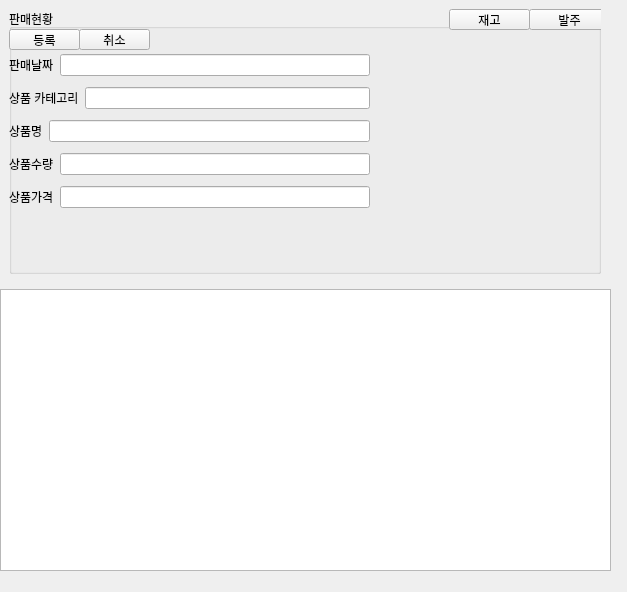
<?xml version="1.0" encoding="UTF-8"?>
<ui version="4.0">
 <class>Form</class>
 <widget class="QWidget" name="Form">
  <property name="geometry">
   <rect>
    <x>0</x>
    <y>0</y>
    <width>627</width>
    <height>592</height>
   </rect>
  </property>
  <property name="windowTitle">
   <string>Form</string>
  </property>
  <widget class="QWidget" name="verticalLayoutWidget">
   <property name="geometry">
    <rect>
     <x>0</x>
     <y>0</y>
     <width>611</width>
     <height>571</height>
    </rect>
   </property>
   <layout class="QVBoxLayout" name="verticalLayout">
    <item>
     <widget class="QWidget" name="widget" native="true">
      <layout class="QHBoxLayout" name="horizontalLayout">
       <item>
        <widget class="QGroupBox" name="groupBox">
         <property name="sizePolicy">
          <sizepolicy hsizetype="MinimumExpanding" vsizetype="Preferred">
           <horstretch>0</horstretch>
           <verstretch>0</verstretch>
          </sizepolicy>
         </property>
         <property name="title">
          <string>판매현황</string>
         </property>
         <widget class="QWidget" name="verticalLayoutWidget_2">
          <property name="geometry">
           <rect>
            <x>0</x>
            <y>40</y>
            <width>361</width>
            <height>164</height>
           </rect>
          </property>
          <layout class="QVBoxLayout" name="verticalLayout_2">
           <item>
            <layout class="QHBoxLayout" name="horizontalLayout_4">
             <item>
              <widget class="QLabel" name="label_prod_number">
               <property name="text">
                <string>판매날짜</string>
               </property>
              </widget>
             </item>
             <item>
              <widget class="QLineEdit" name="cell_date">
               <property name="inputMask">
                <string/>
               </property>
               <property name="text">
                <string/>
               </property>
              </widget>
             </item>
            </layout>
           </item>
           <item>
            <layout class="QHBoxLayout" name="horizontalLayout_5">
             <item>
              <widget class="QLabel" name="label_prod_category">
               <property name="text">
                <string>상품 카테고리</string>
               </property>
              </widget>
             </item>
             <item>
              <widget class="QLineEdit" name="prod_category">
               <property name="inputMask">
                <string/>
               </property>
               <property name="text">
                <string/>
               </property>
              </widget>
             </item>
            </layout>
           </item>
           <item>
            <layout class="QHBoxLayout" name="horizontalLayout_3">
             <item>
              <widget class="QLabel" name="label_prod_name">
               <property name="text">
                <string>상품명</string>
               </property>
              </widget>
             </item>
             <item>
              <widget class="QLineEdit" name="prod_name"/>
             </item>
            </layout>
           </item>
           <item>
            <layout class="QHBoxLayout" name="horizontalLayout_7">
             <item>
              <widget class="QLabel" name="label_prod_price">
               <property name="text">
                <string>상품수량</string>
               </property>
              </widget>
             </item>
             <item>
              <widget class="QLineEdit" name="prod_amount"/>
             </item>
            </layout>
           </item>
           <item>
            <layout class="QHBoxLayout" name="horizontalLayout_6">
             <item>
              <widget class="QLabel" name="label_prod_amount">
               <property name="text">
                <string>상품가격</string>
               </property>
              </widget>
             </item>
             <item>
              <widget class="QLineEdit" name="prod_price">
               <property name="inputMask">
                <string/>
               </property>
               <property name="text">
                <string/>
               </property>
              </widget>
             </item>
            </layout>
           </item>
          </layout>
         </widget>
         <widget class="QPushButton" name="btn_add">
          <property name="geometry">
           <rect>
            <x>0</x>
            <y>20</y>
            <width>71</width>
            <height>21</height>
           </rect>
          </property>
          <property name="sizePolicy">
           <sizepolicy hsizetype="Minimum" vsizetype="MinimumExpanding">
            <horstretch>0</horstretch>
            <verstretch>0</verstretch>
           </sizepolicy>
          </property>
          <property name="text">
           <string>등록</string>
          </property>
         </widget>
         <widget class="QPushButton" name="pushButton_2">
          <property name="geometry">
           <rect>
            <x>440</x>
            <y>0</y>
            <width>81</width>
            <height>21</height>
           </rect>
          </property>
          <property name="sizePolicy">
           <sizepolicy hsizetype="Minimum" vsizetype="MinimumExpanding">
            <horstretch>0</horstretch>
            <verstretch>0</verstretch>
           </sizepolicy>
          </property>
          <property name="text">
           <string>재고</string>
          </property>
         </widget>
         <widget class="QPushButton" name="pushButton_3">
          <property name="geometry">
           <rect>
            <x>520</x>
            <y>0</y>
            <width>81</width>
            <height>21</height>
           </rect>
          </property>
          <property name="sizePolicy">
           <sizepolicy hsizetype="Minimum" vsizetype="MinimumExpanding">
            <horstretch>0</horstretch>
            <verstretch>1</verstretch>
           </sizepolicy>
          </property>
          <property name="text">
           <string>발주</string>
          </property>
         </widget>
         <widget class="QPushButton" name="btn_del">
          <property name="geometry">
           <rect>
            <x>70</x>
            <y>20</y>
            <width>71</width>
            <height>21</height>
           </rect>
          </property>
          <property name="sizePolicy">
           <sizepolicy hsizetype="Minimum" vsizetype="MinimumExpanding">
            <horstretch>0</horstretch>
            <verstretch>0</verstretch>
           </sizepolicy>
          </property>
          <property name="text">
           <string>취소</string>
          </property>
         </widget>
        </widget>
       </item>
       <item>
        <spacer name="verticalSpacer">
         <property name="orientation">
          <enum>Qt::Vertical</enum>
         </property>
         <property name="sizeHint" stdset="0">
          <size>
           <width>1</width>
           <height>40</height>
          </size>
         </property>
        </spacer>
       </item>
      </layout>
     </widget>
    </item>
    <item>
     <layout class="QHBoxLayout" name="horizontalLayout_2">
      <item>
       <widget class="QTableWidget" name="history">
        <property name="maximumSize">
         <size>
          <width>16777215</width>
          <height>320</height>
         </size>
        </property>
       </widget>
      </item>
     </layout>
    </item>
   </layout>
  </widget>
 </widget>
 <resources/>
 <connections>
  <connection>
   <sender>pushButton_2</sender>
   <signal>clicked()</signal>
   <receiver>Form</receiver>
   <slot>btn_forth_to_second()</slot>
   <hints>
    <hint type="sourcelabel">
     <x>508</x>
     <y>15</y>
    </hint>
    <hint type="destinationlabel">
     <x>622</x>
     <y>63</y>
    </hint>
   </hints>
  </connection>
  <connection>
   <sender>pushButton_3</sender>
   <signal>clicked()</signal>
   <receiver>Form</receiver>
   <slot>btn_forth_to_third()</slot>
   <hints>
    <hint type="sourcelabel">
     <x>592</x>
     <y>21</y>
    </hint>
    <hint type="destinationlabel">
     <x>620</x>
     <y>131</y>
    </hint>
   </hints>
  </connection>
 </connections>
 <slots>
  <slot>btn_forth_to_second()</slot>
  <slot>btn_forth_to_third()</slot>
 </slots>
</ui>
